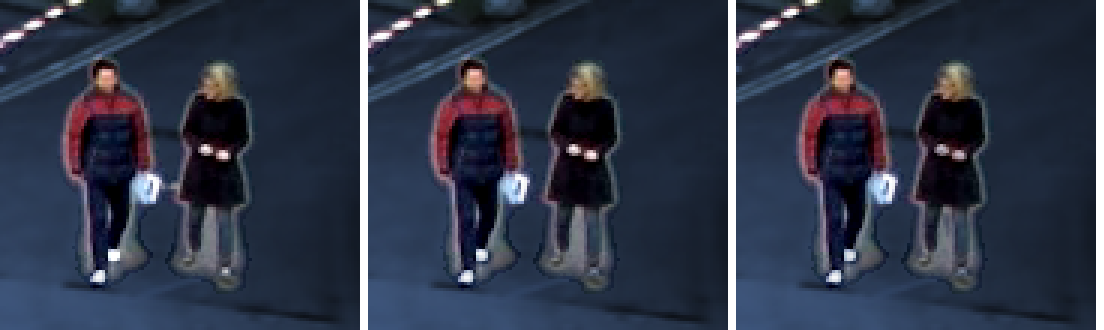
#> input picture prototype/site/inputs/inner_cmp.png, 1104 x 330 px
$ python -i prepare.py   (imports and definitions only)   (older library calls are emulated)
#> lines starting #> are read from the running program, lines starting #| are printed output that depends on the picture
"""Prepare a new clip for the pipeline: normalise it, check the camera is really fixed, and build the
clean plate and its depth map.

    python -m crossover.prepare data/clips/raw/crowd01.mp4 --name crowd01

Writes data/clips/<name>.mp4 (downscaled, trimmed, no audio) and out/clips/<name>/ with clean_bg.png,
motion_heatmap.png, depth_disparity.npy, depth.png and static.json. The whole method assumes a locked
camera; static.json says whether this clip qualifies.
"""
from __future__ import annotations

import argparse
import json
import os
import subprocess

import cv2
import numpy as np

from .background import heatmap_image, median_background
from .video_io import iter_frames, probe


def sift_homography(src: np.ndarray, dst: np.ndarray, ratio: float = 0.75, reproj_px: float = 2.0):
    """Homography mapping src pixels to dst pixels from SIFT matches: (H or None, matches, inliers)."""
    def gray(img):
        g = cv2.cvtColor(img, cv2.COLOR_BGR2GRAY)
        return cv2.createCLAHE(clipLimit=3.0, tileGridSize=(8, 8)).apply(g)
    sift = cv2.SIFT_create(nfeatures=10000)
    k1, d1 = sift.detectAndCompute(gray(src), None)
    k2, d2 = sift.detectAndCompute(gray(dst), None)
    if d1 is None or d2 is None or len(k1) < 8 or len(k2) < 8:
        return None, 0, 0
    knn = cv2.BFMatcher(cv2.NORM_L2).knnMatch(d1, d2, k=2)
    good = [p[0] for p in knn if len(p) == 2 and p[0].distance < ratio * p[1].distance]
    if len(good) < 8:
        return None, len(good), 0
    sp = np.float32([k1[m.queryIdx].pt for m in good])
    dp = np.float32([k2[m.trainIdx].pt for m in good])
    H, inl = cv2.findHomography(sp, dp, cv2.USAC_MAGSAC, reproj_px, maxIters=10000, confidence=0.9999)
    return (None, len(good), 0) if H is None else (H, len(good), int(inl.sum()))


# [72 lines left out: functions corner_shift, normalise, static_check, main, not called in this run]


# [2 lines not run here, left out]

>>> import cv2
>>> picture = cv2.imread('../prototype/site/inputs/inner_cmp.png')
#> picture is the input picture: shape (330, 1104, 3); mean B, G, R 71, 53.7, 46.7
>>> result = sift_homography(picture, 'out.png')
#> in gray, `g = cv2.cvtColor(img, cv2.COLOR_BGR2GRAY)`:
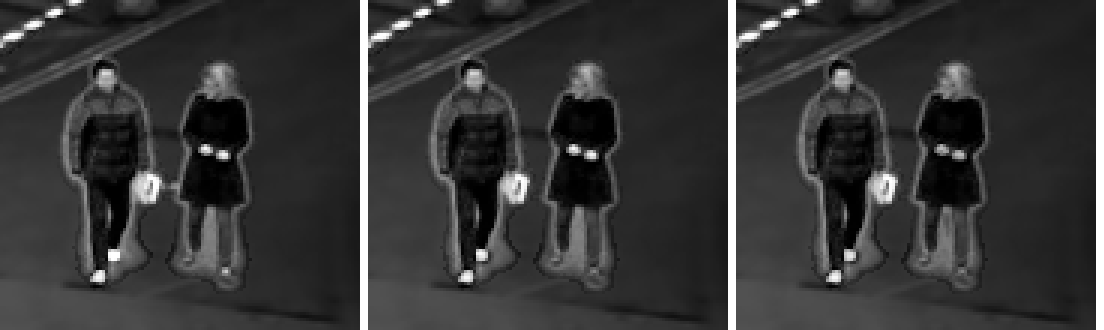
#> g: shape (330, 1104); min 0, max 255, mean 53.6
#> in gray, `return cv2.createCLAHE(clipLimit=3.0, tileGridSize=(8, 8)).apply(g)`:
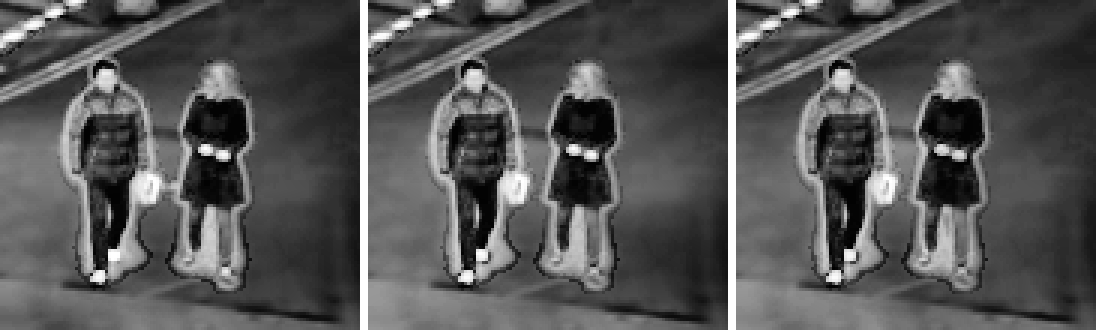
#> returned value: shape (330, 1104); min 0, max 255, mean 85.4
#> in sift_homography, `k1, d1 = sift.detectAndCompute(gray(src), None)`: k1 = 1150 keypoints; strongest (x, y, size): (206, 149, 8.1), (223, 155, 8), (574, 149, 7.9), (591, 155, 8)
#> (the run stopped early here; a loop or call above may not have finished)
